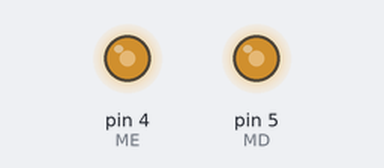
The sketch below on a simulated Arduino Mega 2560, built with avr-gcc and run on an emulated ATmega2560. Parts: output pins drawn as LEDs (lit = HIGH).

Above: at 0.1 s.
Timing chart, 0 to 1.6 s (numbered marks = the images above):
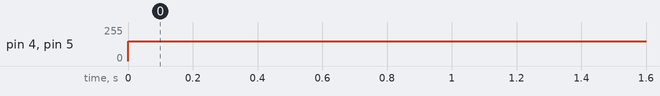

The sketch:

testeDriverPololu.ino
```cpp
#include "MPU9250.h"
#include <NewPing.h>

#define MD 5
#define MDINA 34
#define MDINB 36
#define MDEN 38
#define ENCODER_D 2

#define ME 4
#define MEINA 42
#define MEINB 44
#define MEEN 40
#define ENCODER_E 3

#define LED_dir 48
#define LED_esq 46
#define LED_dir_T 52
#define LED_esq_T 50
#define LDR_dir A5
#define LDR_esq A6
#define LDR_dir_T A3
#define LDR_esq_T A4

#define POT_MIN_MOTOR 40
#define POT_MAX_MOTOR 45
#define POT_MED_MOTOR_ESQ 45
#define POT_MED_MOTOR_DIR 48

#define BRANCO 0
#define PRETO 6
#define min_esq 112
#define max_esq 170
#define min_dir 104
#define max_dir 150
#define MED_ESQ (min_esq+max_esq)/2
#define MED_DIR (min_dir+max_dir)/2

#define TRIGGER_PIN_Front  45
#define TRIGGER_PIN_Dir  53
#define TRIGGER_PIN_Esq  49
#define US_FRONT     43
#define US_ESQ      47
#define US_DIR      51
#define MAX_DISTANCE 200
#define TIME_STEP 20
#define Turn_Tension 3
#define DIST_OBJ 15
#define DIST_OBJ_LATERAL 20

#define S0 33
#define S1 35
#define S2 37
#define S3 39
#define Out 41

#define BUTTON 23

#define kp 0.00005
#define ki 0
#define kd 0

#define direita 0
#define esquerda 1
#define frente 2
#define tras 3
#define ultra_f 4
#define ultra_l 5

NewPing usFront(TRIGGER_PIN_Front, US_FRONT, MAX_DISTANCE);
NewPing usDir(TRIGGER_PIN_Dir, US_DIR, MAX_DISTANCE);
NewPing usEsq(TRIGGER_PIN_Esq, US_ESQ, MAX_DISTANCE);

// PID Motores
int p = 0;
int i = 0;
int d = 0;
int erro_atual = 0;
int erro_total = 0;
int erro_ant = 0;
int pot_motor_esq = 45;
int pot_motor_dir = 55;
int encoder_d = 0;
int encoder_e = 0;

// Leitura LDR
int leitura_max = 0;
int leitura_min = 1000;
int contador = 0;
int iteracoes = 5;
int vetor_leituras_esquerda[5];
int vetor_leituras_direita[5];
int vetor_leituras_us_front[5];
int vetor_leituras_us_lat[5];
int validacao = 0;
int leitura_dir = 0;
int leitura_esq = 0;
int leitura_front = 0;
int leitura_lat = 0;

// An MPU9250 object with the MPU-9250 sensor on I2C bus 0 with address 0x68
MPU9250 gyro(Wire,0x68);
int status;
float degreeZ = 0;


void setup(){
    pinMode(MD , INPUT);
    pinMode(MDINA, INPUT);
    pinMode(MDINB, INPUT);
    pinMode(MDEN , INPUT);

    pinMode(ME , INPUT);
    pinMode(MEINA, INPUT);
    pinMode(MEINB, INPUT);
    pinMode(MEEN , INPUT);
}

void loop(){
    digitalWrite(MDEN, HIGH);
    digitalWrite(MEEN, HIGH);


    digitalWrite(MDINA, HIGH);
    digitalWrite(MDINB, LOW);
    analogWrite(MD, 150);
    digitalWrite(MEINA, HIGH);
    digitalWrite(MEINB, LOW);
    analogWrite(ME, 150);
    delay(1000);

    // Para motores

    digitalWrite(MDINA, HIGH);
    digitalWrite(MDINB, HIGH);
    digitalWrite(MEINA, HIGH);
    digitalWrite(MEINB, HIGH);
    delay(1000);

    // Gira outro lado

    digitalWrite(MDINA, LOW);
    digitalWrite(MDINB, HIGH);
    analogWrite(MD, 150);
    digitalWrite(MEINA, LOW);
    digitalWrite(MEINB, HIGH);
    analogWrite(ME, 150);
    delay(1000);

}
```

Measured:
- by itself, pin 4 (ME), pin 5 (MD): 0/255 → 150/255 at 0.00 s
